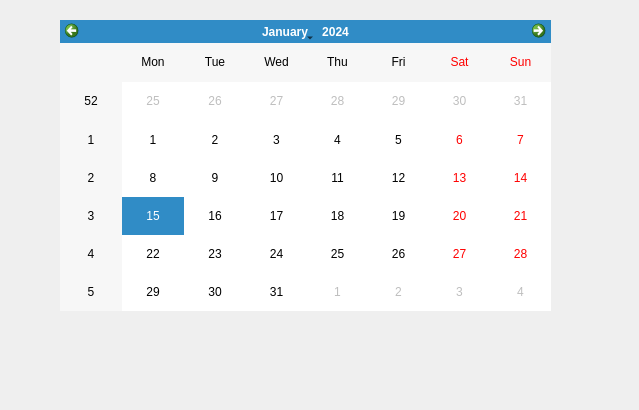
<?xml version="1.0" encoding="UTF-8"?>
<ui version="4.0">
 <class>date</class>
 <widget class="QDialog" name="date">
  <property name="geometry">
   <rect>
    <x>0</x>
    <y>0</y>
    <width>639</width>
    <height>410</height>
   </rect>
  </property>
  <property name="windowTitle">
   <string>Dialog</string>
  </property>
  <widget class="QCalendarWidget" name="calendarWidget">
   <property name="geometry">
    <rect>
     <x>60</x>
     <y>20</y>
     <width>491</width>
     <height>291</height>
    </rect>
   </property>
  </widget>
 </widget>
 <resources/>
 <connections/>
</ui>
